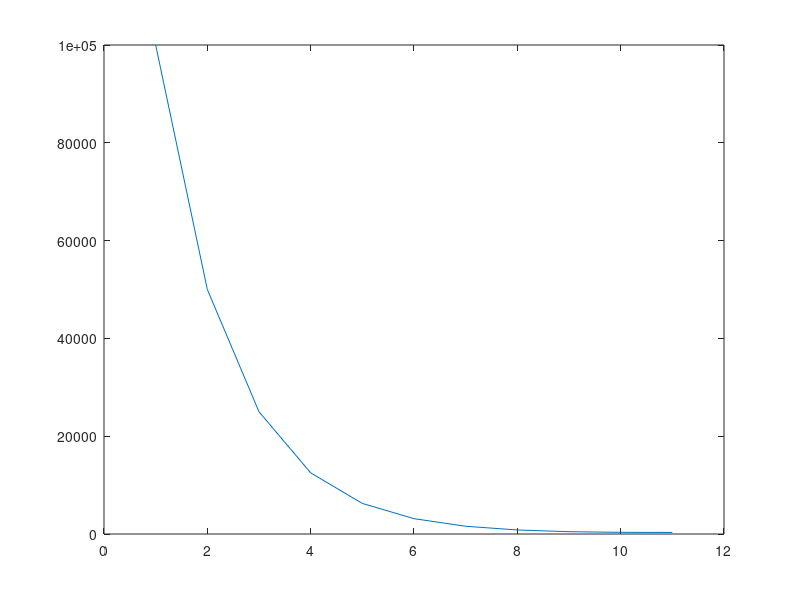

Recreate this plot in MATLAB.
%{
DOMANDA 1
in ogni intervallo [2^e, 2^(e+1)] sono distanziati di 2^(e-t)
e = 1, valore successivo a 2;
t = 4;
2^(e-t) = 2^(1-4)

1 e poi 1+em, em = beta^(1-t) o beta^(-t) se normalizzato o no
distanza = successivo di 2 : 2*(1 + em)-2 = 2*(1 + beta^(1-t))-2

se normalizzato 

DOMANDA 2
s = 1
m = 10101 in base 2
e = 1

Convenzione A = x = (-1)^s * 2^e *somm(i=1 a s)(ai*2^-i) = -1.3125
Convenzione B = x = (-1)^s * 2^e * (1+ mtilde) = -2*(1+1/2+1/8*1/32) =
-3.7125
%}

%%
f1 = @(x) (x-1).^7;
f2 = @(x) x.^7 - 7.*x.^6 + 21.*x.^5 - 35.*x.^4 + 35.*x.^3 - 21.*x.^2 + 7.*x -1;
x = 1.01;
err = 100*(abs(f1(x)-f2(x))/abs(f1(x)));

%%
n = 100;
A = zeros(n);
for i = 1:n
    for j = 1:n
        k = i - j;
        A(i,j) = 100 - abs(k);
    end 
end
s1 = sum(A(100,:))
s2 = sum(diag(fliplr(A)))

%%
n = 10;
S = 1e5;
x = zeros(1,n+1);
x(1) = S;
for i = 2:n+1
    x(i) = (x(i-1) + S/x(i-1))/2;
end 
plot(1:n+1,x)
x(11)

